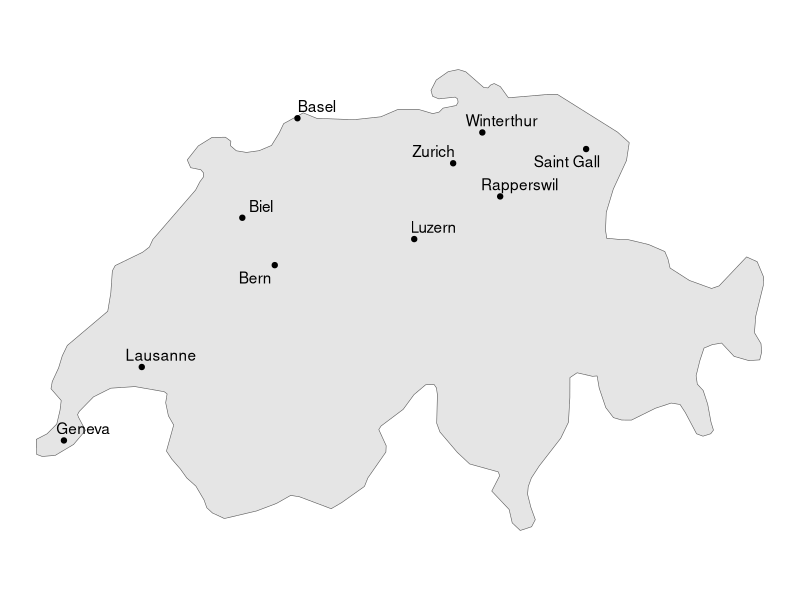

Source code (R):
library(maps)
library(tidyverse)
library(sf)
library(rnaturalearthdata)
library(ggrepel)

switzerland_sf <- countries50 %>% 
  st_as_sf() %>% 
  filter(name == "Switzerland")

city_df <- world.cities %>% 
  filter(country.etc == "Switzerland") %>% 
  slice_max(pop, n = 10)

city_sf <- city_df |> 
  st_as_sf(coords = c("long", "lat"), crs = 4326)

ggplot() +
  geom_sf(data = switzerland_sf) +
  geom_sf(data = city_sf) +
  geom_text_repel(data = city_df,
                  aes(x = long, y = lat,
                      label = name)) +
  theme_void()
  
